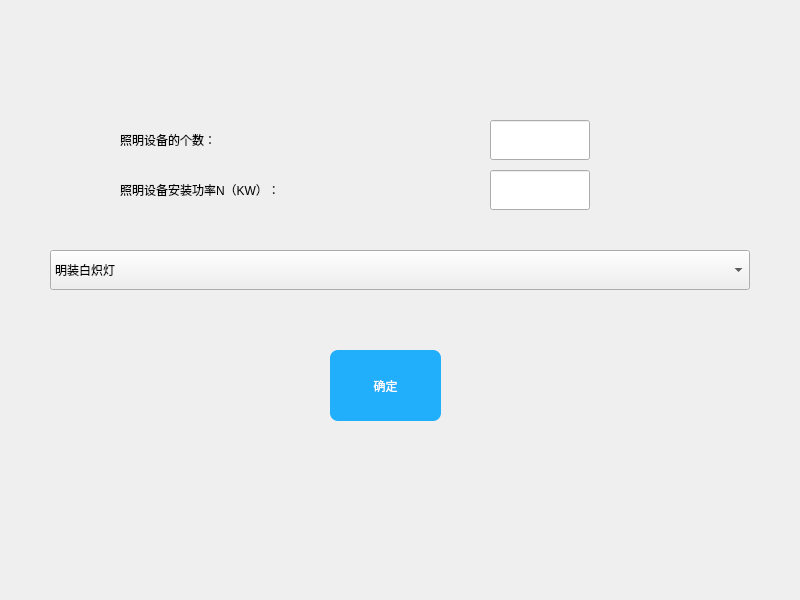
<?xml version="1.0" encoding="UTF-8"?>
<ui version="4.0">
 <class>Form</class>
 <widget class="QWidget" name="Form">
  <property name="geometry">
   <rect>
    <x>0</x>
    <y>0</y>
    <width>800</width>
    <height>600</height>
   </rect>
  </property>
  <property name="minimumSize">
   <size>
    <width>800</width>
    <height>600</height>
   </size>
  </property>
  <property name="maximumSize">
   <size>
    <width>800</width>
    <height>600</height>
   </size>
  </property>
  <property name="windowTitle">
   <string>Form</string>
  </property>
  <property name="styleSheet">
   <string notr="true">QWidget#Form {
	border-image: url(:/ll/dengguang.png);
}</string>
  </property>
  <widget class="QLineEdit" name="lineEdit">
   <property name="geometry">
    <rect>
     <x>490</x>
     <y>170</y>
     <width>100</width>
     <height>40</height>
    </rect>
   </property>
   <property name="minimumSize">
    <size>
     <width>100</width>
     <height>40</height>
    </size>
   </property>
   <property name="maximumSize">
    <size>
     <width>100</width>
     <height>40</height>
    </size>
   </property>
  </widget>
  <widget class="QLabel" name="label">
   <property name="geometry">
    <rect>
     <x>120</x>
     <y>169</y>
     <width>371</width>
     <height>41</height>
    </rect>
   </property>
   <property name="styleSheet">
    <string notr="true">font: 18pt &quot;楷体&quot;;</string>
   </property>
   <property name="text">
    <string>照明设备安装功率N（KW）：</string>
   </property>
  </widget>
  <widget class="QPushButton" name="pushButton">
   <property name="geometry">
    <rect>
     <x>330</x>
     <y>350</y>
     <width>111</width>
     <height>71</height>
    </rect>
   </property>
   <property name="styleSheet">
    <string notr="true">QPushButton{
color:white;
font: 16pt &quot;楷体&quot;;
border-radius:8px;
background-color:rgb(33, 174, 250);
spacing:20px;
}
QPushButton:hover{
background-color:rgb(72,203,250);
}
QPushButton:pressed{
background-color:rgb(85,85,255);
}
QPushButton:disabled{

	background-color: rgb(165, 165, 165);
	color: rgb(11, 11, 11);
}</string>
   </property>
   <property name="text">
    <string>确定</string>
   </property>
  </widget>
  <widget class="QComboBox" name="comboBox">
   <property name="geometry">
    <rect>
     <x>50</x>
     <y>250</y>
     <width>700</width>
     <height>40</height>
    </rect>
   </property>
   <property name="minimumSize">
    <size>
     <width>700</width>
     <height>40</height>
    </size>
   </property>
   <property name="maximumSize">
    <size>
     <width>700</width>
     <height>40</height>
    </size>
   </property>
   <property name="styleSheet">
    <string notr="true">font: 16pt &quot;楷体&quot;;</string>
   </property>
   <item>
    <property name="text">
     <string>明装白炽灯</string>
    </property>
   </item>
   <item>
    <property name="text">
     <string>荧光灯（整流器在空调房间内部）</string>
    </property>
   </item>
   <item>
    <property name="text">
     <string>荧光灯（整流器在吊顶内，且灯罩有小孔）</string>
    </property>
   </item>
   <item>
    <property name="text">
     <string>荧光灯（整流器在吊顶内，且灯罩无小孔）</string>
    </property>
   </item>
  </widget>
  <widget class="QLabel" name="label_2">
   <property name="geometry">
    <rect>
     <x>120</x>
     <y>119</y>
     <width>371</width>
     <height>41</height>
    </rect>
   </property>
   <property name="styleSheet">
    <string notr="true">font: 18pt &quot;楷体&quot;;</string>
   </property>
   <property name="text">
    <string>照明设备的个数：</string>
   </property>
  </widget>
  <widget class="QLineEdit" name="lineEdit_2">
   <property name="geometry">
    <rect>
     <x>490</x>
     <y>120</y>
     <width>100</width>
     <height>40</height>
    </rect>
   </property>
   <property name="minimumSize">
    <size>
     <width>100</width>
     <height>40</height>
    </size>
   </property>
   <property name="maximumSize">
    <size>
     <width>100</width>
     <height>40</height>
    </size>
   </property>
  </widget>
 </widget>
 <resources>
  <include location="../pic/xin.qrc"/>
 </resources>
 <connections/>
</ui>
